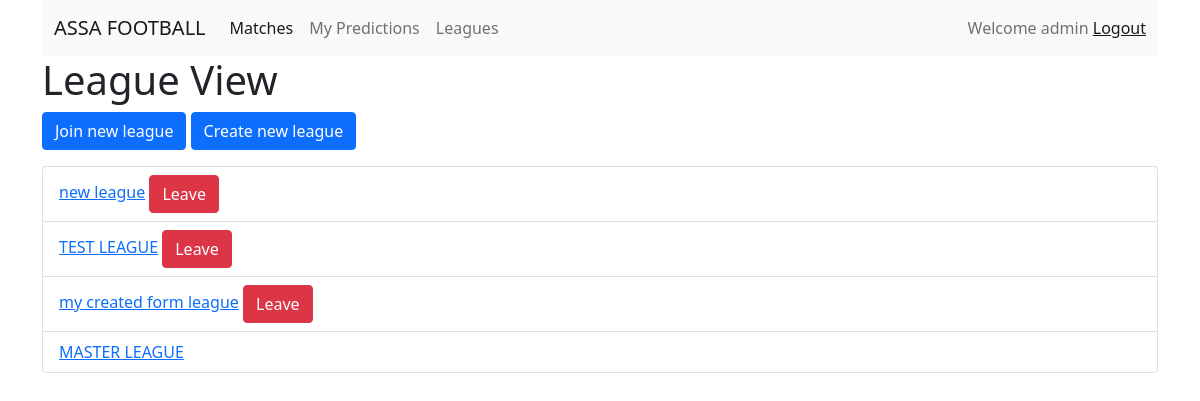
The app's page /leagues/ (signed in) with its own data.
### predictor/models.py (models this page shows, shortened)
class League(models.Model):
    id = models.AutoField(primary_key=True)
    name = models.CharField(max_length=50, unique=True)
    pin = models.IntegerField(max_length=6)
    admin = models.ForeignKey(User, on_delete=SET_NULL, null=True, related_name='league_admin')
    users = models.ManyToManyField(User, related_name='league_users')
    create_date = models.DateTimeField(auto_now_add=True)
    rules = models.TextField(max_length=500, blank=True)

### predictor/views.py (the view)
# urls.py: path('leagues/', league_view, name='leagues'),
def league_view(request):
    user = request.user.username
    leagues = League.objects.filter(users=User.objects.get(username=user))
    context = {
        'leagues':leagues,
    }
    return render(request, 'predictor/league.html', context)

### predictor/templates/predictor/league.html (shortened to what this page needs)
{% extends "base.html" %}
{% block content %}
<h1>League View</h1>
<a class="btn btn-primary mb-3" href="join">Join new league</a>
<a class="btn btn-primary mb-3" href="create">Create new league</a>
<br>
<ul class="list-group">
    {% for league in leagues %}
        {% if league.name == 'MASTER LEAGUE' %}
            <li class="list-group-item">
            <a href="/leagues/{{league.id}}">{{league.name}}</a>
        </li>
        {% else %}
        <li class="list-group-item">
            <a href="/leagues/{{league.id}}">{{league.name}}</a>
            <a href="leave/{{league.id}}" class="btn btn-danger">Leave</a>
        </li>
        {% endif %}
    {% endfor %}
</ul>
{% endblock content %}

### templates/base.html (shortened to what this page needs)
<!DOCTYPE html>
<html lang="en">
<head>
    {% load static %}
    <link href="https://cdn.jsdelivr.net/npm/bootstrap@5.1.3/dist/css/bootstrap.min.css" rel="stylesheet">
</head>
<body>
<div class="container-sm">
  {% if request.user.is_authenticated %}
  <nav class="navbar navbar-expand-lg navbar-light bg-light">
  <div class="container-fluid">
    <a class="navbar-brand" href="#">ASSA FOOTBALL</a>
    <div class="collapse navbar-collapse" id="navbarText">
      <ul class="navbar-nav me-auto mb-2 mb-lg-0">
        <li class="nav-item">
          <a class="nav-link active" aria-current="page" href="{% url 'predictor:matches' %}">Matches</a>
        </li>
        <li class="nav-item">
          <a class="nav-link" href="{% url 'predictor:predictions' %}">My Predictions</a>
        </li>
        <li class="nav-item">
          <a class="nav-link" href="{% url 'predictor:leagues' %}">Leagues</a>
        </li>
      </ul>
      <span class="navbar-text">
        Welcome {{user.username}}
        <a href="{% url 'predictor:logout' %}">Logout</a>
      </span>
    </div>
  </div>
</nav>
  {% endif %}
{% block content %}
{% endblock content %}
</div>
</body>
</html>

### records on screen
League: name "new league"
League: name "TEST LEAGUE"
League: name "my created form league"
League: name "MASTER LEAGUE"

### other values on screen
{{ user.username }} "admin"
